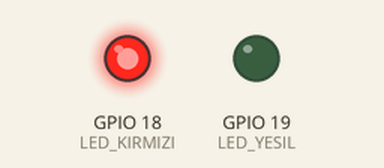
Recording of a sketch running on a simulated ESP32. Parts: output pins drawn as LEDs (lit = HIGH). No CAN messages arrive unless stated; what the sketch prints to the serial monitor is not drawn.

Above: at 0.1 s.
Timing chart, 0 to 1.6 s (numbered marks = the images above):
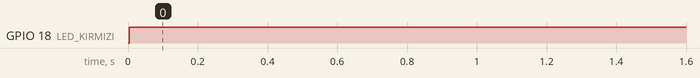

The sketch:

karar_node.ino
```cpp
#include <Arduino.h>
#include "driver/twai.h"

#define CAN_TX_PIN GPIO_NUM_25
#define CAN_RX_PIN GPIO_NUM_26
#define LED_YESIL   19
#define LED_KIRMIZI 18

#define HIZ_DUSUK          30
#define GAZ_DUSUK          40
#define BATARYA_KRITIK     15
#define BATARYA_DUSUK      30
#define SICAKLIK_MAX       60
#define HIZ_SINIRI         120

#define KARAR_NODE_ID      0x400

int batarya_sicaklik = 0;
int batarya          = 0;
int gaz              = 0;
int hiz              = 0;

#define SADECE_EV   0
#define SADECE_IC   1
#define EV_VE_IC    2

int motorKarari() {
  if (batarya_sicaklik > SICAKLIK_MAX) {
    Serial.println("Batarya cok sicak — sadece icten yanmali motor calisiyor.");
    return SADECE_IC;
  }
  if (batarya < BATARYA_KRITIK) {
    Serial.println("Batarya doluluk orani kritik — sadece icten yanmali motor calisiyor.");
    return SADECE_IC;
  }
  if (hiz > HIZ_SINIRI) {
    Serial.println("Yuksek hiz — sadece icten yanmali motor calisiyor.");
    return SADECE_IC;
  }
  if (hiz < HIZ_DUSUK && gaz < GAZ_DUSUK) {
    Serial.println("Dusuk hiz ve gaz — sadece elektrikli motor calisiyor.");
    return SADECE_EV;
  }
  Serial.println("Normal seyir — elektrikli ve icten yanmali motor ayni anda calisiyor.");
  return EV_VE_IC;
}

void ledleriGuncelle(int karar) {
  if (karar == SADECE_EV) {
    digitalWrite(LED_YESIL,   HIGH);
    digitalWrite(LED_KIRMIZI, LOW);
  } else if (karar == SADECE_IC) {
    digitalWrite(LED_YESIL,   LOW);
    digitalWrite(LED_KIRMIZI, HIGH);
  } else {
    digitalWrite(LED_YESIL,   HIGH);
    digitalWrite(LED_KIRMIZI, HIGH);
  }
}

void mesajlariDinle() {
  twai_message_t mesaj;
  while (twai_receive(&mesaj, 0) == ESP_OK) {
    if (mesaj.identifier == 0x200) {
      batarya_sicaklik = mesaj.data[0];
      batarya          = mesaj.data[1];
      Serial.printf("[BATARYA] Sicaklik: %d°C Batarya doluluk orani: %%%d\n",
                    batarya_sicaklik, batarya);
    }
    if (mesaj.identifier == 0x300) {
      gaz = mesaj.data[0];
      hiz = mesaj.data[1];
      Serial.printf("[SURUS] Gaz: %%%d Hiz: %d km/h\n", gaz, hiz);
    }
  }
}

void setup() {
  Serial.begin(115200);
  pinMode(LED_YESIL,   OUTPUT);
  pinMode(LED_KIRMIZI, OUTPUT);
  digitalWrite(LED_YESIL,   LOW);
  digitalWrite(LED_KIRMIZI, LOW);

  twai_general_config_t g = TWAI_GENERAL_CONFIG_DEFAULT(CAN_TX_PIN,
CAN_RX_PIN, TWAI_MODE_NORMAL);
  twai_timing_config_t t = TWAI_TIMING_CONFIG_500KBITS();
  twai_filter_config_t f = TWAI_FILTER_CONFIG_ACCEPT_ALL();

  ESP_ERROR_CHECK(twai_driver_install(&g, &t, &f));
  ESP_ERROR_CHECK(twai_start());
  Serial.println("Karar Node Hazir! ID: 0x400");
}

void loop() {
  mesajlariDinle();
  int karar = motorKarari();
  ledleriGuncelle(karar);
  delay(500);
}
```

Measured:
- by itself, GPIO 18 (LED_KIRMIZI): LOW → HIGH at 0.00 s
